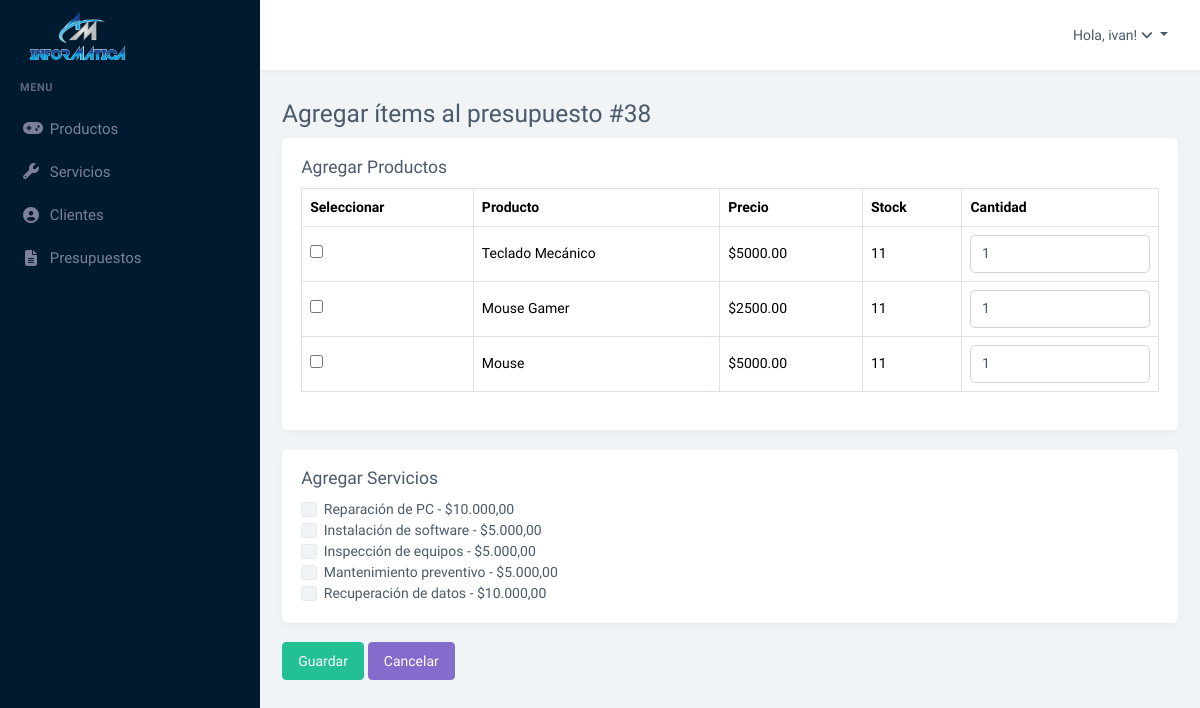
The page /index.php?controlador=carrito&accion=agregarItem&idPresupuesto=38 (signed in) on the database its author committed.
### tables this page shows
CREATE TABLE `mercaderia` (
  `idMercaderia` int NOT NULL,
  `nombre_mercaderia` varchar(45) DEFAULT NULL,
  `costo_mercaderia` decimal(10,2) DEFAULT '0.00',
  `idtipo_mercaderia` int DEFAULT NULL,
  `imagen_mercaderia` varchar(255) NOT NULL,
  `stock_mercaderia` int NOT NULL,
  `marca` varchar(45) DEFAULT NULL
);

CREATE TABLE `servicio` (
    `idServicio` int NOT NULL,
    `nombre_servicio` varchar(45) DEFAULT NULL,
    `costo_servicio` int DEFAULT NULL,
    `tipo` varchar(45) DEFAULT NULL,
    `comentario` varchar(255) DEFAULT NULL,
    `imagen_servicio` varchar(255) NOT NULL
  );

### controlador/controlador_carrito.php (called while the page is built, shortened)
<?php
class ControladorCarrito
{
    public function agregarItem()
    {
        $idPresupuesto = (int)$_GET['idPresupuesto'];
        $modeloCarrito = new ModeloCarrito();
        $modeloProductos = new ModeloProductos();
        $modeloServicios = new ModeloServicios();
        $productos = $modeloProductos->listarDisponibles();
        $servicios = $modeloServicios->listar();
        $serviciosExistentes = $modeloCarrito->obtenerIdServicioPorPresupuesto($idPresupuesto);
        $idsServiciosExistentes = array_column($serviciosExistentes, 'idServicio');
        $serviciosDisponibles = array_filter($servicios, function ($s) use ($idsServiciosExistentes) {
            return !in_array($s['idServicio'], $idsServiciosExistentes);
        });
        include 'vistas/modulo/agregar_item.php';
    }
}

### controlador/controlador_plantilla.php (called while the page is built, shortened)
<?php
 class ControladorPlantilla{
   public function ctrMostrarPlantilla (){
        include 'vistas/plantilla.php';
    }
 }

### index.php (called while the page is built, shortened)
<?php
require_once 'controlador/controlador_plantilla.php';
require_once 'modelo/modelo_productos.php';
require_once 'modelo/modelo_servicios.php';
require_once 'controlador/controlador_carrito.php';
require_once 'modelo/modelo_carrito.php';
$plantilla = new ControladorPlantilla();
$plantilla->ctrMostrarPlantilla();

### modelo/modelo_productos.php (called while the page is built, shortened)
<?php
require_once 'modelo/conexion.php';
class ModeloProductos
{
    public function listarDisponibles()
    {
        $conexion = Conexion::conectar();
        $consulta = $conexion->prepare("SELECT * FROM mercaderia WHERE stock_mercaderia > 0");
        $consulta->execute();
        return $consulta->fetchAll(PDO::FETCH_ASSOC);
    }
}

### modelo/conexion.php (called while the page is built, shortened)
<?php
class Conexion
{
 static public function conectar()
 {
 try {
 $link = new PDO("mysql:host=" . self::HOST . ";dbname=" . self::DBNAME, self::USER,
self::PASSWORD);
 $link->exec("set names utf8");
 return $link;
 } catch (PDOException $e) {
 die("Error en la conexión a la base de datos: " . $e->getMessage());
 }
 }
}

### modelo/modelo_servicios.php (called while the page is built, shortened)
<?php
require_once 'conexion.php';
class ModeloServicios
{
        static public function listar()
    {
        try {
            $stmt = Conexion::conectar()->prepare("SELECT * FROM servicio");
            $stmt->execute();
            return $stmt->fetchAll(PDO::FETCH_ASSOC);
        } catch (Exception $e) {
            return [];
        }
    }
}

### modelo/modelo_carrito.php (called while the page is built, shortened)
<?php
class ModeloCarrito
{
    public function obtenerIdServicioPorPresupuesto($idPresupuesto)
    {
        $pdo = Conexion::conectar();
        $stmt = $pdo->prepare("
        SELECT s.idServicio
        FROM servicio s
        INNER JOIN productos p ON p.Servicio_idServicio = s.idServicio
        INNER JOIN listapresupuesto lp ON lp.Productos_idProductos = p.idProductos
        WHERE lp.idPresupuesto = :idPresupuesto
    ");
        $stmt->bindParam(':idPresupuesto', $idPresupuesto, PDO::PARAM_INT);
        $stmt->execute();
        return $stmt->fetchAll(PDO::FETCH_ASSOC);
    }
}

### vistas/modulo/agregar_item.php (the view, shortened to what this page needs)
<div class="container mt-4">
    <h3>Agregar ítems al presupuesto #<?= $idPresupuesto ?></h3>
    <form method="POST" action="index.php?controlador=carrito&accion=guardarItem">
        <div class="card p-3 mb-3">
            <h5>Agregar Productos</h5>
            <?php if (!empty($productos)): ?>
                <table class="table table-bordered align-middle">
                    <thead>
                        <tr>
                            <th>Seleccionar</th>
                            <th>Producto</th>
                            <th>Precio</th>
                            <th>Stock</th>
                            <th>Cantidad</th>
                        </tr>
                    </thead>
                    <tbody>
                        <?php foreach ($productos as $p): ?>
                            <tr>
                                <td><input type="checkbox" name="productosSeleccionados[]" value="<?= $p['idMercaderia'] ?>"></td>
                                <td><?= htmlspecialchars($p['nombre_mercaderia']) ?></td>
                                <td>$<?= htmlspecialchars($p['costo_mercaderia']) ?></td>
                                <td><?= (int)$p['stock_mercaderia'] ?></td>
                                <td>
                                    <input type="number"
                                           name="cantidad[<?= $p['idMercaderia'] ?>]"
                                           value="1"
                                           min="1"
                                           max="<?= (int)$p['stock_mercaderia'] ?>"
                                           class="form-control">
                                </td>
                            </tr>
                        <?php endforeach; ?>
                    </tbody>
                </table>
            <?php else: ?>
                <p>No hay productos disponibles para agregar.</p>
            <?php endif; ?>
        </div>
        <div class="card p-3 mb-3">
            <h5>Agregar Servicios</h5>
            <?php if (!empty($serviciosDisponibles)): ?>
                <?php foreach ($serviciosDisponibles as $s): ?>
                    <div class="form-check">
                        <input class="form-check-input" type="checkbox" name="serviciosSeleccionados[]" value="<?= $s['idServicio'] ?>" id="servicio<?= $s['idServicio'] ?>">
                        <label class="form-check-label" for="servicio<?= $s['idServicio'] ?>">
                            <?= htmlspecialchars($s['nombre_servicio']) ?> - $<?= number_format($s['costo_servicio'], 2, ',', '.') ?>
                        </label>
                    </div>
                <?php endforeach; ?>
            <?php else: ?>
                <p class="text-muted">Todos los servicios ya están incluidos en este presupuesto.</p>
            <?php endif; ?>
        </div>
        <button type="submit" class="btn btn-success">Guardar</button>
        <a href="index.php?controlador=carrito&accion=verPresupuesto&id=<?= $idPresupuesto ?>" class="btn btn-secondary">Cancelar</a>
    </form>
</div>

### rows shown on the page
mercaderia: nombre_mercaderia "Teclado Mecánico", costo_mercaderia "5000.00", stock_mercaderia "11", idMercaderia "1"
mercaderia: nombre_mercaderia "Mouse Gamer", costo_mercaderia "2500.00", stock_mercaderia "11"
mercaderia: nombre_mercaderia "Mouse", costo_mercaderia "5000.00", stock_mercaderia "11"
servicio: nombre_servicio "Reparación de PC", costo_servicio "10.000,00"
servicio: nombre_servicio "Instalación de software", costo_servicio "5.000,00"
servicio: nombre_servicio "Inspección de equipos", costo_servicio "5.000,00"
servicio: nombre_servicio "Mantenimiento preventivo", costo_servicio "5.000,00"
servicio: nombre_servicio "Recuperación de datos", costo_servicio "10.000,00"

### other values the page prints
$_SESSION["nombre_usuario"] "ivan"
$idPresupuesto "38"
